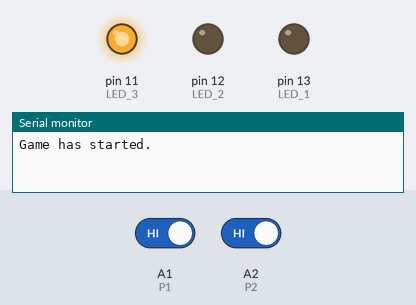
Simulated run of this sketch. Board: Arduino Uno, built with avr-gcc and run on an emulated ATmega328P. Parts: output pins drawn as LEDs (lit = HIGH), the last lines printed to the serial monitor. The test bench sets the inputs (shaded band); at power-on: A1 (P1) HIGH, A2 (P2) HIGH. Random numbers use the default seed unless the sketch sets one.

Above: at 1.2 s.
1.3 s: A1 (P1) driven LOW
2.8 s: A2 (P2) driven LOW
5.8 s: A1 (P1) driven HIGH
At 6.3 s:
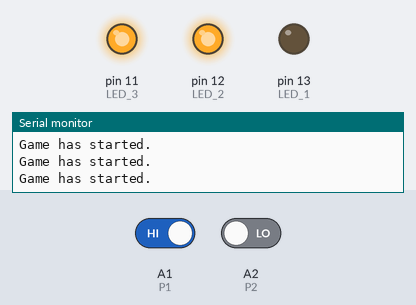
8.8 s: A2 (P2) driven HIGH
At 10.4 s:
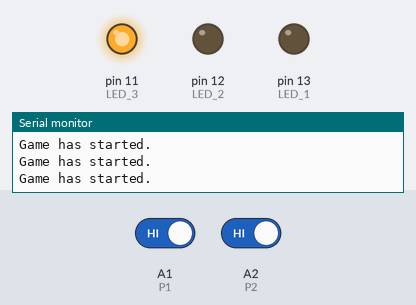
11.2 s: A1 (P1) driven LOW and A2 (P2) driven LOW
14.2 s: A1 (P1) driven HIGH and A2 (P2) driven HIGH
At 19.5 s:
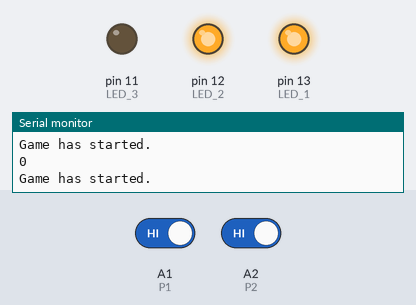
Timing chart, 0 to 19.8 s (numbered marks = the images above; inputs shaded):
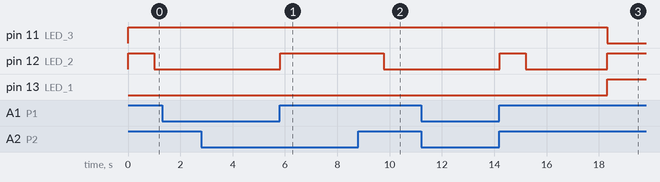

The sketch:

playtime.ino
```cpp
#include "mfs.h"

const unsigned long DEFAULT_RED_STATE_DURATION = 1000;
const unsigned long MIN_ORANGE_STATE_DURATION = 500;
const unsigned long MAX_ORANGE_STATE_DURATION = 5000;

enum GameState
{
    Red,
    Orange,
    Green,
    Over
} gameState;

unsigned long timeInState;
unsigned long redStateDuration;
unsigned long orangeStateDuration;

void setup()
{
    // software init
    randomSeed(analogRead(0));

    // hardware init
    pinMode(P1, INPUT);
    pinMode(LED_1, OUTPUT);
    pinMode(LED_2, OUTPUT);
    pinMode(LED_3, OUTPUT);
    Serial.begin(9600);

    // game state init
    resetGame();
}

void loop()
{
    if(isResetButtonPressed()) {
        resetGame();
    }

    if (!isGameRunning())
    {
        return;
    }

    if (isReactionMeasurementButtonPressed())
    {
        if (gameState == GameState::Green)
        {
            outputReactionTime();
        }
        else
        {
            outputError();
        }

        setGameStateAndResetTimeInState(GameState::Over);
    }

    switch (gameState)
    {
    case GameState::Red:
        setLedsToRed();

        if (getTimeInState() > redStateDuration)
        {
            setGameStateAndResetTimeInState(GameState::Orange);
        }

        break;
    case GameState::Orange:
        setLedsToOrange();

        if (getTimeInState() > orangeStateDuration)
        {
            setGameStateAndResetTimeInState(GameState::Green);
        }

        break;
    case GameState::Green:
        setLedsToGreen();

        break;
    }
}

void resetGame() {
    setGameStateAndResetTimeInState(GameState::Red);
    redStateDuration = DEFAULT_RED_STATE_DURATION;
    orangeStateDuration = random(MIN_ORANGE_STATE_DURATION, MAX_ORANGE_STATE_DURATION);
    Serial.println("Game has started.");
}

void setLedsToRed()
{
    Led1On;
    Led2Off;
    Led3Off;
}

void setLedsToOrange()
{
    Led1On;
    Led2On;
    Led3Off;
}

void setLedsToGreen()
{
    Led1Off;
    Led2Off;
    Led3On;
}

void setGameStateAndResetTimeInState(GameState newGameState)
{
    gameState = newGameState;
    resetTimeInState();
}

unsigned long getTimeInState()
{
    return millis() - timeInState;
}

void resetTimeInState()
{
    timeInState = millis();
}

void outputError()
{
    Serial.println(gameState, DEC);
}

void outputReactionTime()
{
    Serial.println(getTimeInState(), DEC);
}

bool isReactionMeasurementButtonPressed()
{
    return pIsDown(P1);
}

bool isResetButtonPressed()
{
    return pIsDown(P2);
}

bool isGameRunning()
{
    return gameState != GameState::Over;
}

bool pIsDown(uint8_t pin)
{
    return digitalRead(pin) == 0;
}
```

mfs.h
```cpp
 #define LED_1 13
 #define LED_2 12
 #define LED_3 11
 #define LED_4 10
 #define Led1On  digitalWrite (LED_1,LOW)
 #define Led1Off digitalWrite (LED_1,HIGH)
 #define Led2On  digitalWrite (LED_2,LOW)
 #define Led2Off digitalWrite (LED_2,HIGH)
 #define Led3On  digitalWrite (LED_3,LOW)
 #define Led3Off digitalWrite (LED_3,HIGH)
 #define Led4On  digitalWrite (LED_4,LOW)
 #define Led4Off digitalWrite (LED_4,HIGH)
 #define P1 A1
 #define P2 A2
 #define P3 A3
 #define P1On  (digitalRead(P1) == 0)
 #define P1Off (digitalRead(P1) == 1)
 #define P2On  (digitalRead(P2) == 0)
 #define P2Off (digitalRead(P2) == 1)
 #define P3On  (digitalRead(P3) == 0)
 #define P3Off (digitalRead(P3) == 1)
 #define SPKR 3
 #define SpkrOn  digitalWrite (SPKR, LOW)
 #define SpkrOff digitalWrite (SPKR, HIGH)
```

Measured:
- after the input at 5.8 s, pin 12 (LED_2): LOW → HIGH at once
- after the input at 8.8 s, pin 12 (LED_2): HIGH → LOW after 0.98 s
- after the input at 14.2 s, pin 11 (LED_3): HIGH → LOW after 4.1 s; pin 12 (LED_2): LOW → HIGH at once, → LOW 0.98 s later, → HIGH 3.1 s later; pin 13 (LED_1): LOW → HIGH after 4.1 s
